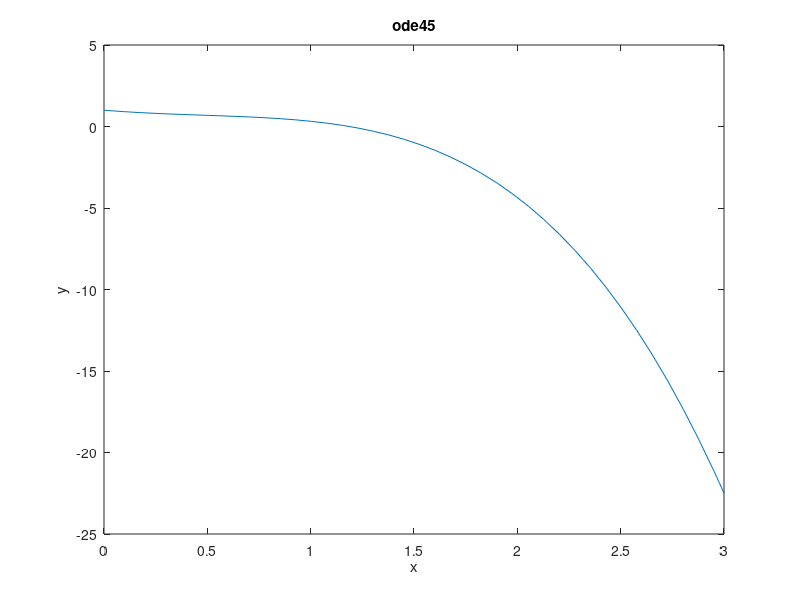

Write MATLAB code to recreate this figure.
%ME203-Section 1101
%Winters, Marcus
% 10/25/21
%Lab 21
clc, clear, format compact
x=0:0.1:10;
y=cos(x);
n=length(x);
dy=y(3:n)-y(1:n-2);
dx=x(3:n)-y(1:n-2);
dy_dx=dy./dx;
plot(x,y,x(2:n-1),dy_dx)
legend('cos(x)','dy/dx(cos(x)')
%% ODE 45
clc, clear, format compact
f=@(x,y)(-2*x.^3+x-y);
[x,y]=ode45(f,[0,3],1);
plot(x,y)
title('ode45')
xlabel('x')
ylabel('y')
